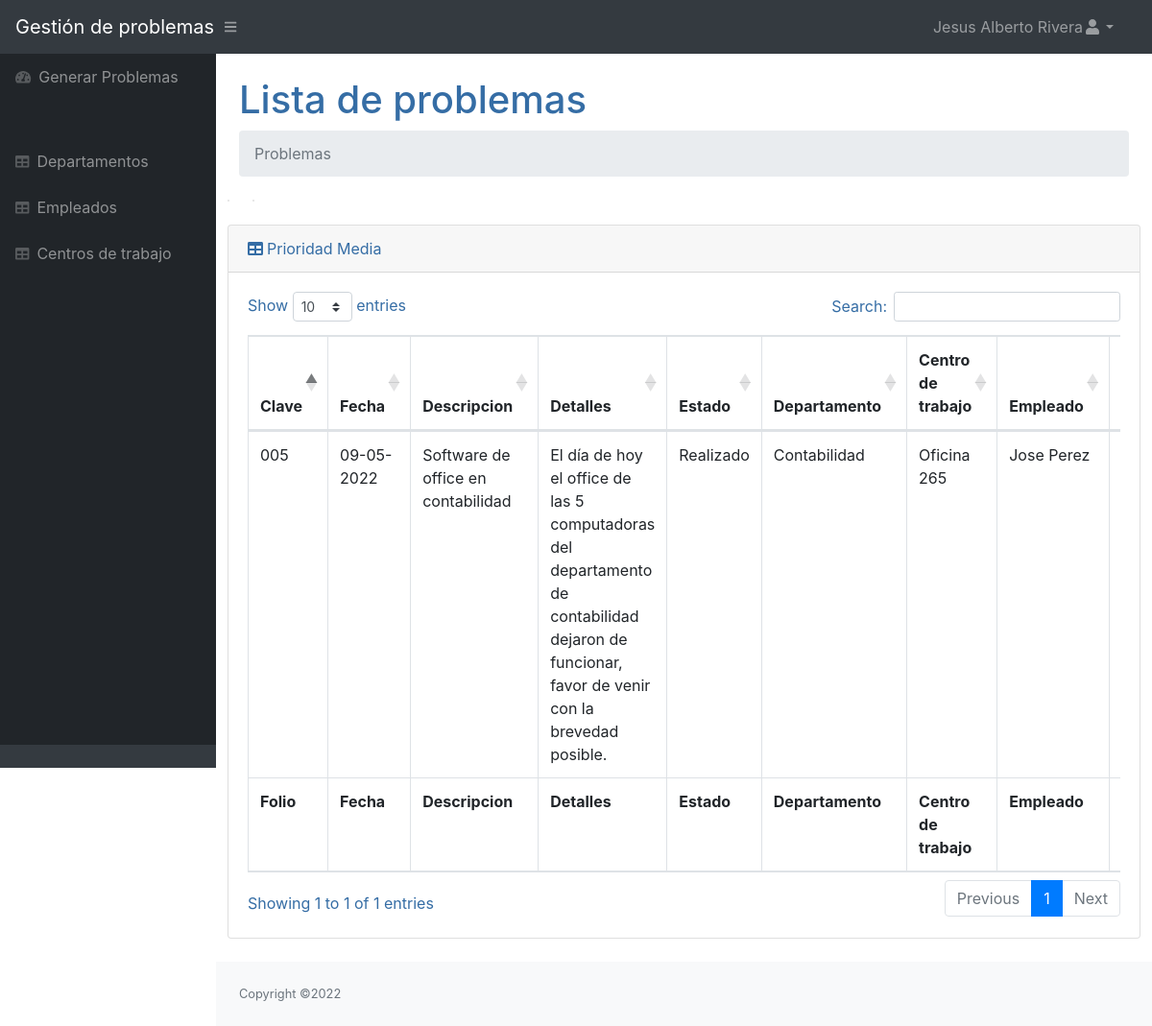
Screenshot of /Visualizar/Prioridades/Alta.php (signed in) with the database file from the repository.
### tables this page shows
CREATE TABLE `Problemas` (
  `idProblemas` int NOT NULL AUTO_INCREMENT,
  `claveProblemas` varchar(250) DEFAULT NULL,
  `nombreP` varchar(250) DEFAULT NULL,
  `fecha` varchar(45) DEFAULT NULL,
  `detalles` text,
  `estadoP` varchar(45) DEFAULT NULL,
  `idDepartamento` varchar(150) DEFAULT NULL,
  `idCentroTrabajo` varchar(150) DEFAULT NULL,
  `idEmpleado` varchar(150) DEFAULT NULL,
  `Prioridad` varchar(45) DEFAULT NULL,
  PRIMARY KEY (`idProblemas`),
  KEY `idEmpleado_idx` (`idEmpleado`),
  KEY `idCentrosTrabajo_idx` (`idCentroTrabajo`),
  KEY `idDepartamentos_idx` (`idDepartamento`)
);

CREATE TABLE `Departamentos` (
  `idDepartamentos` int NOT NULL AUTO_INCREMENT,
  `clave` varchar(250) DEFAULT NULL,
  `nombreD` varchar(250) DEFAULT NULL,
  PRIMARY KEY (`idDepartamentos`)
);

CREATE TABLE `CentrosTrabajo` (
  `idCentrosTrabajo` int NOT NULL AUTO_INCREMENT,
  `clave` varchar(250) DEFAULT NULL,
  `nombreC` varchar(250) DEFAULT NULL,
  PRIMARY KEY (`idCentrosTrabajo`)
);

CREATE TABLE `empleados` (
  `idempleados` int NOT NULL AUTO_INCREMENT,
  `numeroEmpleado` varchar(100) DEFAULT NULL,
  `nombreE` varchar(100) DEFAULT NULL,
  `correo` varchar(150) DEFAULT NULL,
  `usuario` varchar(50) DEFAULT NULL,
  `contraseña` varchar(255) DEFAULT NULL,
  `idDepartamentos` varchar(250) DEFAULT NULL,
  `estado` varchar(250) DEFAULT NULL,
  `rol` varchar(45) DEFAULT NULL,
  PRIMARY KEY (`idempleados`),
  KEY `idDepartamentos_idx` (`idDepartamentos`)
);

### Visualizar/Prioridades/Alta.php (the view, shortened to what this page needs)
<?php
$nombre = $_SESSION['nombreE'];
include("./../../conexionBD/conexion.php");
$sql = "SELECT * From Problemas
Inner join Departamentos on Departamentos.clave = Problemas.idDepartamento
Inner join empleados on empleados.numeroEmpleado = Problemas.idEmpleado
Inner join CentrosTrabajo on CentrosTrabajo.clave = Problemas.idCentroTrabajo
WHERE Problemas.Prioridad ='Alta'
";
?>
<!DOCTYPE html>
<html lang="es">
<head>
    <link href="./../../css/styles.css" rel="stylesheet" />
    <link href="https://cdn.datatables.net/1.10.20/css/dataTables.bootstrap4.min.css" rel="stylesheet" />
</head>
<body class="sb-nav-fixed">
    <nav class="sb-topnav navbar navbar-expand navbar-dark bg-dark">
        <a class="navbar-brand" href="./../../Visualizar/principal.php">Gestión de problemas</a><button class="btn btn-link btn-sm order-1 order-lg-0" id="sidebarToggle" href="#"><i class="fas fa-bars"></i></button>
        <ul class="navbar-nav ml-auto mr-0 mr-md-3 my-2 my-md-0">
            <li class="nav-item dropdown">
                <a class="nav-link dropdown-toggle" id="userDropdown" href="#" role="button" data-toggle="dropdown" aria-haspopup="true" aria-expanded="false"><?php echo $nombre; ?><i class="fas fa-user fa-fw"></i></a>
            </li>
        </ul>
    </nav>
    <div id="layoutSidenav">
        <div id="layoutSidenav_nav">
            <nav class="sb-sidenav accordion sb-sidenav-dark" id="sidenavAccordion">
                <div class="sb-sidenav-menu">
                    <div class="nav">
                        <a class="nav-link" href="./../../correo/correo.php">
                            <div class="sb-nav-link-icon"><i class="fas fa-tachometer-alt"></i></div>
                            Generar Problemas
                        </a>
                        <div class="sb-sidenav-menu-heading"></div>
                        <a class="nav-link" href="./../departamentos.php">
                            <div class="sb-nav-link-icon"><i class="fas fa-table"></i></div>
                            Departamentos
                        </a><a class="nav-link" href="./../empleados.php">
                            <div class="sb-nav-link-icon"><i class="fas fa-table"></i></div>
                            Empleados
                        </a>
                        <a class="nav-link" href="./../centrosTrabajo.php">
                            <div class="sb-nav-link-icon"><i class="fas fa-table"></i></div>
                            Centros de trabajo
                        </a>
                    </div>
                </div>
                <div class="sb-sidenav-footer">
            </nav>
        </div>
        <div id="layoutSidenav_content">
            <main>
                <div class="container-fluid">
                    <h1 class="mt-4">Lista de problemas</h1>
                    <ol class="breadcrumb mb-4">
                        <li class="breadcrumb-item active">Problemas</li>
                    </ol>
                    <div class="row">
                        <div class="row">
                            <div class="col-xl-6">
                                <div class="card mb-4">
                                </div>
                            </div>
                            <div class="col-xl-6">
                                <div class="card mb-4">
                                </div>
                            </div>
                        </div>
                        <div class="card mb-4">
                            <div class="card-header"><i class="fas fa-table mr-1"></i>Prioridad Media</div>
                            <div class="card-body">
                                <div class="table-responsive">
                                    <table class="table table-bordered" id="dataTable" width="100%" cellspacing="0">
                                        <thead>
                                            <tr>
                                                <th>Clave</th>
                                                <th>Fecha</th>
                                                <th>Descripcion</th>
                                                <th>Detalles</th>
                                                <th>Estado</th>
                                                <th>Departamento</th>
                                                <th>Centro de trabajo</th>
                                                <th>Empleado</th>
                                                <th>Prioridad</th>
                                            </tr>
                                        </thead>
                                        <tfoot>
                                            <tr>
                                                <th>Folio</th>
                                                <th>Fecha</th>
                                                <th>Descripcion</th>
                                                <th>Detalles</th>
                                                <th>Estado</th>
                                                <th>Departamento</th>
                                                <th>Centro de trabajo</th>
                                                <th>Empleado</th>
                                                <th>Prioridad</th>
                                            </tr>
                                        </tfoot>
                                        <tbody>
                                            <?php $resultado = mysqli_query($connLocalhost, $sql);
                                            while ($row = mysqli_fetch_assoc($resultado)) { ?>
                                                <tr>
                                                    <td><?php echo $row['claveProblemas']; ?></td>
                                                    <td><?php echo $row['fecha']; ?></td>
                                                    <td><?php echo $row['nombreP']; ?></td>
                                                    <td><?php echo $row['detalles']; ?></td>
                                                    <td><?php echo $row['estadoP']; ?></td>
                                                    <td><?php echo $row['nombreD']; ?></td>
                                                    <td><?php echo $row['nombreC']; ?></td>
                                                    <td><?php echo $row['nombreE']; ?></td>
                                                    <td><?php echo $row['Prioridad']; ?></td>
                                                </tr>
                                            <?php } ?>
                                        </tbody>
                                    </table>
                                </div>
                            </div>
                        </div>
                    </div>
            </main>
            <footer class="py-4 bg-light mt-auto">
                <div class="container-fluid">
                    <div class="d-flex align-items-center justify-content-between small">
                        <div class="text-muted">Copyright &copy;2022</div>
                    </div>
                </div>
            </footer>
        </div>
    </div>
</body>
</html>

### rows the page displays
problemas: claveProblemas "005", fecha "09-05-2022", nombreP "Software de office en contabilidad", detalles "El día de hoy el office de las 5 computadoras del departamento de contabilidad dejaron de funcionar, favor de venir con la brevedad posible.", estadoP "Realizado", departamentos.nombreD "Contabilidad", centrostrabajo.nombreC "Oficina 265", empleados.nombreE "Jose Perez"

### other values shown
$nombre "Jesus Alberto Rivera"
